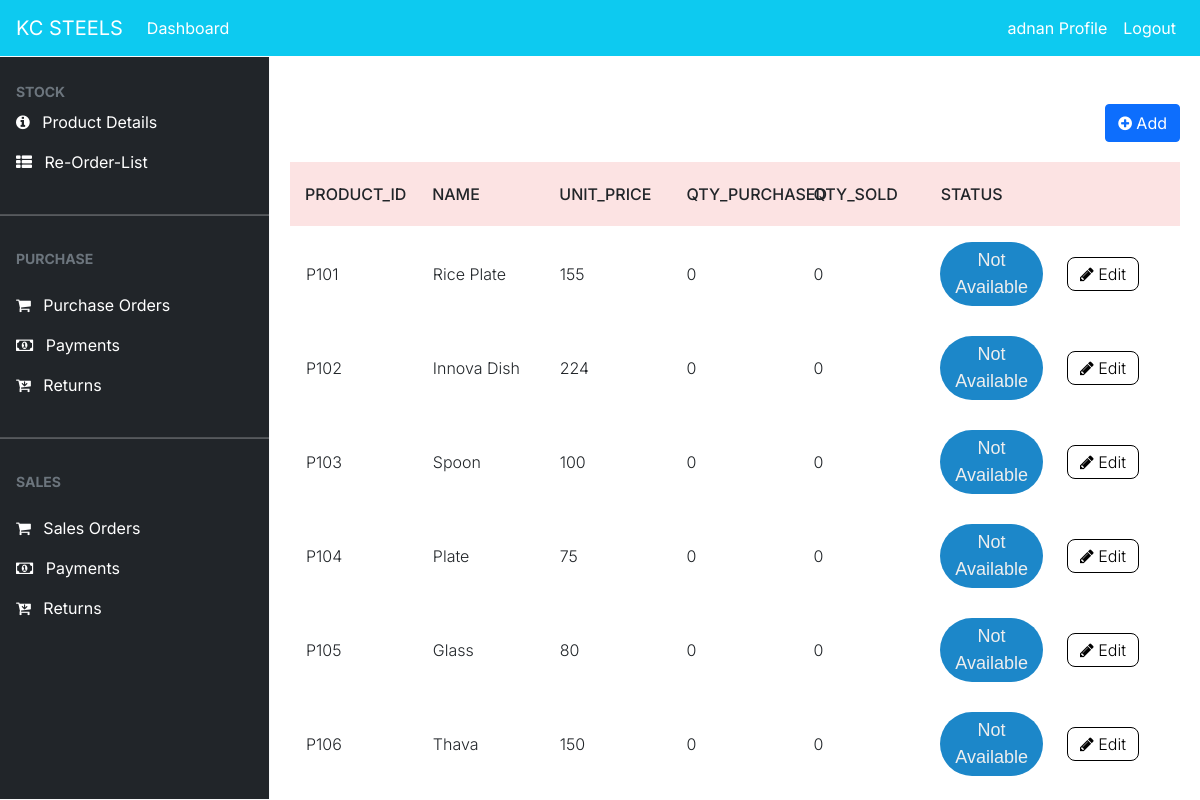
/stock/ (signed in), run on an earlier commit of the app's database.
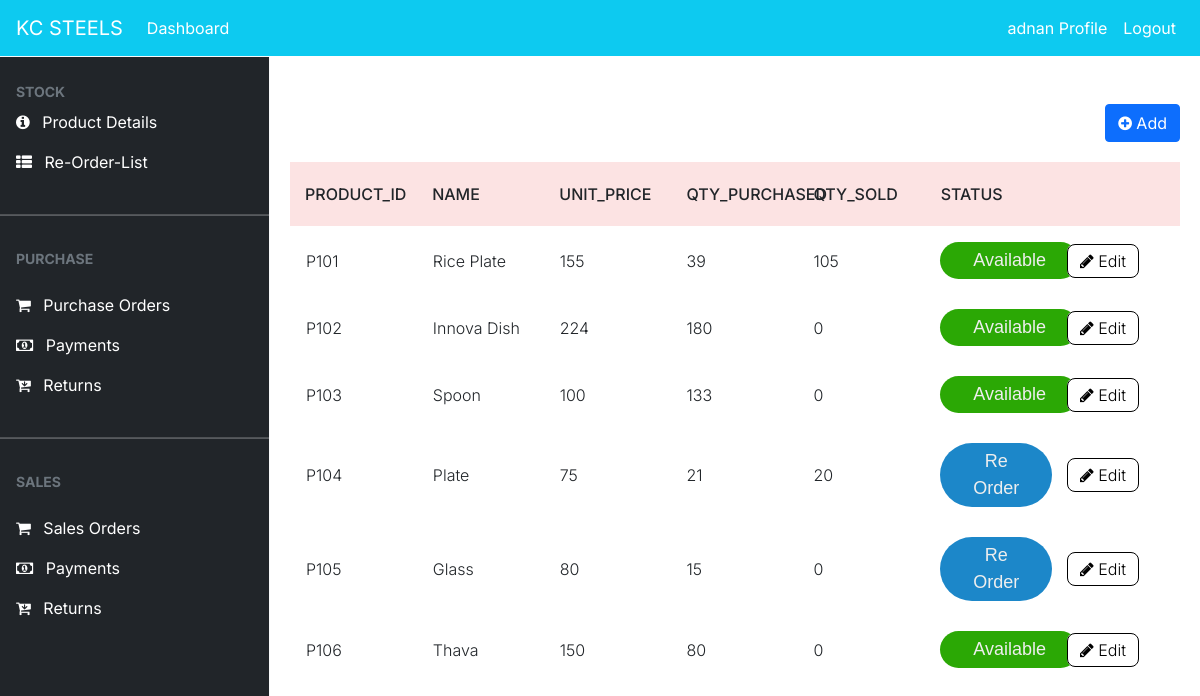
And on a later commit of the database.
### dashboard/models.py (models this page shows, shortened)
class Item(models.Model):
        item_no = models.IntegerField(null=True)
        item_id = models.CharField(max_length=10,null=True)
        name = models.CharField(max_length=100, null=True, blank=False,unique=True)
        unit_price = models.PositiveBigIntegerField(null=True,blank=True)
        qty_available = models.PositiveIntegerField(null=True, default=0)
        qty_sold = models.PositiveIntegerField(null=True, default=0)
        qty_purchased = models.PositiveIntegerField(null=True, default=0)
        status = models.BooleanField(default=False)

### dashboard/views.py (the view)
# urls.py: path('stock/',views.stock,name='stock'),
@login_required
def stock(request):
    items = Item.objects.all()
    p_id = 101 if Item.objects.count() == 0 else Item.objects.aggregate(max=Max('item_no'))["max"] + 1
    if request.method == 'POST':
        price = request.POST.get('unit_price')
        name = request.POST.get('name')
        form = ItemForm(request.POST)
        if form.is_valid():
            Item(item_no=p_id,item_id=(f'{"P"}{p_id}'),name=name,unit_price=price).save()
    else:
        form = ItemForm
    context = {
        'items': items,
        'form' : form,
    }
    return render(request, 'dashboard/stock.html',context)

### templates/dashboard/stock.html (shortened to what this page needs)
{% extends 'partial/base.html' %}
{% load crispy_forms_tags %}
{% block content %}
{% if user.is_authenticated and user.is_superuser %}
{% else %}
{% include 'partial/topnav_staff.html'%}
<div style="margin-left:290px;margin-right:20px">
	<div class="row my-4">
			<div class="col mt-4 text-right" style="margin-bottom:20px;">
				<button type="button" class="btn btn-primary" data-toggle="modal" data-target="#P_Add">
					<i class="fa fa-plus-circle" aria-hidden="true"></i>
					Add
				</button>
			</div>
			<div class="col-md-12">
				<div class="tbl-header">
					<table cellpadding="0" cellspacing="0" border="0">
						<thead>
						<tr>
							<th scope="col">Product_id</th>
							<th scope="col">Name</th>
							<th scope="col">Unit_Price</th>
							<th scope="col">qty_purchased</th>
							<th scope="col">QTY_Sold</th>
							<th scope="col">Status</th>
							<th scope="col"></th>
						</tr>
						</thead>
					</table>
				</div>
				<div class="tbl-content">
					<table cellpadding="0" cellspacing="0" border="0">
						<tbody>
							{% for item in items %}
								<tr>
								<td>{{ item.item_id }}</td>
								<td>{{ item.name }}</td>
								<td>{{ item.unit_price }}</td>
								<td>{{ item.qty_purchased }}</td>
							<td>{{ item.qty_sold }}</td>
							{% if item.qty_purchased > 25 %}
							<td><button class="avail">Available</button></td>
							{% elif item.qty_purchased > 0 and item.qty_purchased < 25 %}
							<td><button class="re">Re Order</button></td>
							{% else %}
							<td><button class="not_avail">Not Available</button></td>
							{% endif %}
							<td scope="row"><a class="edit" href="{% url 'stock_update' item.id %}">
								<i class="fa fa-pencil" aria-hidden="true"></i>
								Edit
							</a></td>
							</tr>
							{% endfor %}
						</tbody>
					</table>
				</div>
			</div>
	</div>
</div>
{% endif %}
{% endblock %}

### templates/partial/base.html (shortened to what this page needs)
{% load static %}
<!doctype html>
<html lang="en">
  <head>
    <link href="https://maxcdn.bootstrapcdn.com/font-awesome/4.6.0/css/font-awesome.min.css" rel="stylesheet">
    <link rel="stylesheet" href="{% static 'bootstrap.min.css' %}">
	  <link rel="stylesheet" href="{% static 'style.css' %}" />
    <link rel="stylesheet" href="{% static 'tstyle.css' %}" />
  </head>
  <body>
    {% include 'partial/nav.html' %}
    {% block content %}
    {% endblock %}
  </body>
</html>

### templates/partial/nav.html (shortened to what this page needs)
<div class="mx-6">
	<nav class="navbar navbar-expand-lg navbar-info bg-info">
        {% if user.is_authenticated %}
            <a class="navbar-brand text-white"  href="#">KC STEELS</a>
            <div class="collapse navbar-collapse" id="navbarSupportedContent">
            <ul class="navbar-nav mr-auto">
                <li class="nav-item active">
                <a class="nav-link text-white" href="{% url 'dashboard-index' %}">Dashboard <span class="sr-only">(current)</span></a>
				</li>
            </ul>
			<ul class="navbar-nav ml-auto">
                <li class="nav-item active">
                <a class="nav-link text-white" data-toggle="modal" data-target="#viewP-{{ user.id}}"> {{ user.username }} Profile <span class="sr-only">(current)</span></a>
                </li>
                <li class="nav-item">
                <a class="nav-link text-white" href="{% url 'user-logout' %}">Logout</a>
                </li>
            </ul>
        {% endif %}
      </nav>
</div>

### templates/partial/topnav_staff.html (shortened to what this page needs)
{% load static %}
{% if user.is_authenticated %}
		<head>
			<link rel="stylesheet" href="{% static 'sidebar/bootstrap.min.css' %}">
			<link rel="stylesheet" href="{% static 'sidebar/dataTables.bootstrap5.min.css' %}">
			<link rel="stylesheet" href="{% static 'sidebar/navstyle.css' %}">
		</head>
		<body>
	<div class="offcanvas offcanvas-start sidebar-nav bg-dark border-top border-bottom border-light pt-4"
      tabindex="-1"
      id="sidebar">
		<div class="offcanvas-body p-0">
				<nav class="navbar-dark">
				<ul class="navbar-nav">
					<li>
						<div class="text-muted small fw-bold text-uppercase px-3">
							STOCK
						</div>
					</li>
					<li>
						<a href="{% url 'stock' %}" class="nav-link px-3 active">
							<span class="me-2"><i class="fa fa-info-circle" aria-hidden="true"></i></span>
							<span>Product Details</span>
						</a>
					</li>
					<li>
						<a href="{% url 're_order' %}" class="nav-link px-3 active">
							<span class="me-2"><i class="fa fa-th-list" aria-hidden="true"></i></span>
							<span>Re-Order-List</span>
						</a>
					</li>
					<li class="my-4"><hr class="dropdown-divider bg-light" /></li>
					<li>
						<div class="text-muted small fw-bold text-uppercase px-3 mb-3">
							PURCHASE
						</div>
					</li>
					<li>
						<a href="{% url 'purchase' %}" class="nav-link px-3 active">
							<span class="me-2"><i class="fa fa-shopping-cart" aria-hidden="true"></i></span>
							<span>Purchase Orders</span>
						</a>
					</li>
					<li>
						<a href="{% url 'payment' %}" class="nav-link px-3 active">
							<span class="me-2"><i class="fa fa-money" aria-hidden="true"></i></span>
							<span>Payments</span>
						</a>
					</li>
					<li>
						<a href="{% url 'purchase_return' %}" class="nav-link px-3 active">
							<span class="me-2"><i class="fa fa-cart-arrow-down" aria-hidden="true"></i></span>
							<span>Returns</span>
						</a>
					</li>
					<li class="my-4"><hr class="dropdown-divider bg-light" /></li>
					<li>
						<div class="text-muted small fw-bold text-uppercase px-3 mb-3">
							SALES
						</div>
					</li>
					<li>
						<a href="{% url 'sales' %}" class="nav-link px-3 active">
							<span class="me-2"><i class="fa fa-shopping-cart" aria-hidden="true"></i></span>
							<span>Sales Orders</span>
						</a>
					</li>
					<li>
						<a href="{% url 'sales_payment' %}" class="nav-link px-3 active">
							<span class="me-2"><i class="fa fa-money" aria-hidden="true"></i></span>
							<span>Payments</span>
						</a>
					</li>
					<li>
						<a href="{% url 'sales_return' %}" class="nav-link px-3 active">
							<span class="me-2"><i class="fa fa-cart-arrow-down" aria-hidden="true"></i></span>
							<span>Returns</span>
						</a>
					</li>
				</ul>
				</nav>
		</div>
    </div>
{% else %}
<h1>hwllo</h1>
{% endif %}

### static/style.css (style rules this page uses)
body { background-color: aliceblue; }

### static/tstyle.css (style rules this page uses)
table { width:100%; table-layout: fixed; }
.tbl-header { background-color: rgba(243, 162, 162, 0.3); }
.tbl-content { height:300px; margin-top: 0px; border: 1px solid rgba(255,255,255,0.3); }
th { padding: 20px 15px; text-align: left; font-weight: 500; text-transform: uppercase; }
td { padding: 15px; text-align: left; vertical-align:middle; font-weight: 300; border-bottom: solid 1px rgba(255,255,255,0.1); }

### static/sidebar/navstyle.css (style rules this page uses)
body, button { font-family: "Inter", sans-serif; }
:root { --offcanvas-width: 270px; --topNavbarHeight: 56px; }
.sidebar-nav { width: var(--offcanvas-width); }
@media (min-width: 992px) { body { overflow: auto !important; } }
@media (min-width: 992px) { .sidebar-nav { -webkit-transform: none; transform: none; visibility: visible !important; height: calc(100% - var(--topNavbarHeight)); top: var(--topNavbarHeight); } }

### templates/dashboard/stock.html (style rules this page uses)
.avail { background-color: #2ba805; -webkit-border-radius: 60px; border-radius: 60px; border: none; color: #eeeeee; cursor: pointer; display: inline-block; font-family: sans-serif; font-size: 18px; padding: 5px 33px; text-align: center; text-decoration: none; }
.re { background-color: #1c87c9; -webkit-border-radius: 60px; border-radius: 60px; border: none; color: #eeeeee; cursor: pointer; display: inline-block; font-family: sans-serif; font-size: 18px; padding: 5px 33px; text-align: center; text-decoration: none; }
.re { animation: glowing_re 1300ms infinite; }
.edit { background: white; padding: 6px 12px; color: black; border: 1px solid; border-radius: 8px; text-decoration: none; }

What changed in the data, as far as the page shows it:
changed Item "Rice Plate": qty_purchased "0" → "39"; qty_sold "0" → "105"; qty_purchased "Not Available" → "Available"
changed Item "Innova Dish": qty_purchased "0" → "180"; qty_purchased "Not Available" → "Available"
changed Item "Spoon": qty_purchased "0" → "133"; qty_purchased "Not Available" → "Available"
changed Item "Plate": qty_purchased "0" → "21"; qty_sold "0" → "20"; qty_purchased "Not Available" → "Re Order"
changed Item "Glass": qty_purchased "0" → "15"; qty_purchased "Not Available" → "Re Order"
changed Item "Thava": qty_purchased "0" → "80"; qty_purchased "Not Available" → "Available"
